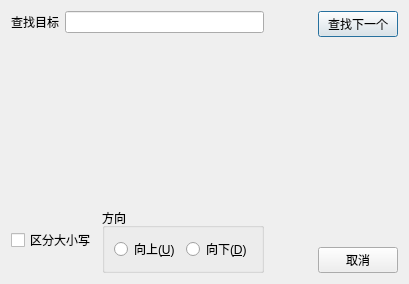
<?xml version="1.0" encoding="UTF-8"?>
<ui version="4.0">
 <class>FindDialog</class>
 <widget class="QDialog" name="FindDialog">
  <property name="geometry">
   <rect>
    <x>0</x>
    <y>0</y>
    <width>409</width>
    <height>284</height>
   </rect>
  </property>
  <property name="windowTitle">
   <string>查找</string>
  </property>
  <layout class="QHBoxLayout" name="horizontalLayout_4">
   <item>
    <layout class="QVBoxLayout" name="verticalLayout_3">
     <item>
      <layout class="QHBoxLayout" name="horizontalLayout_2">
       <item>
        <widget class="QLabel" name="label">
         <property name="text">
          <string>查找目标</string>
         </property>
        </widget>
       </item>
       <item>
        <widget class="QLineEdit" name="findText"/>
       </item>
      </layout>
     </item>
     <item>
      <spacer name="verticalSpacer_2">
       <property name="orientation">
        <enum>Qt::Orientation::Vertical</enum>
       </property>
       <property name="sizeHint" stdset="0">
        <size>
         <width>20</width>
         <height>40</height>
        </size>
       </property>
      </spacer>
     </item>
     <item>
      <layout class="QHBoxLayout" name="horizontalLayout_3">
       <item>
        <widget class="QCheckBox" name="cbCaseSensitive">
         <property name="text">
          <string>区分大小写</string>
         </property>
        </widget>
       </item>
       <item>
        <widget class="QGroupBox" name="groupBox">
         <property name="title">
          <string>方向</string>
         </property>
         <layout class="QHBoxLayout" name="horizontalLayout">
          <item>
           <widget class="QRadioButton" name="rbUp">
            <property name="text">
             <string>向上(&amp;U)</string>
            </property>
           </widget>
          </item>
          <item>
           <widget class="QRadioButton" name="rbDown">
            <property name="text">
             <string>向下(&amp;D)</string>
            </property>
           </widget>
          </item>
         </layout>
        </widget>
       </item>
      </layout>
     </item>
    </layout>
   </item>
   <item>
    <spacer name="horizontalSpacer">
     <property name="orientation">
      <enum>Qt::Orientation::Horizontal</enum>
     </property>
     <property name="sizeHint" stdset="0">
      <size>
       <width>40</width>
       <height>20</height>
      </size>
     </property>
    </spacer>
   </item>
   <item>
    <layout class="QVBoxLayout" name="verticalLayout_2">
     <item>
      <widget class="QPushButton" name="btFindNext">
       <property name="text">
        <string>查找下一个</string>
       </property>
      </widget>
     </item>
     <item>
      <spacer name="verticalSpacer">
       <property name="orientation">
        <enum>Qt::Orientation::Vertical</enum>
       </property>
       <property name="sizeHint" stdset="0">
        <size>
         <width>20</width>
         <height>40</height>
        </size>
       </property>
      </spacer>
     </item>
     <item>
      <widget class="QPushButton" name="btCancel">
       <property name="text">
        <string>取消</string>
       </property>
      </widget>
     </item>
    </layout>
   </item>
  </layout>
 </widget>
 <resources/>
 <connections/>
</ui>
